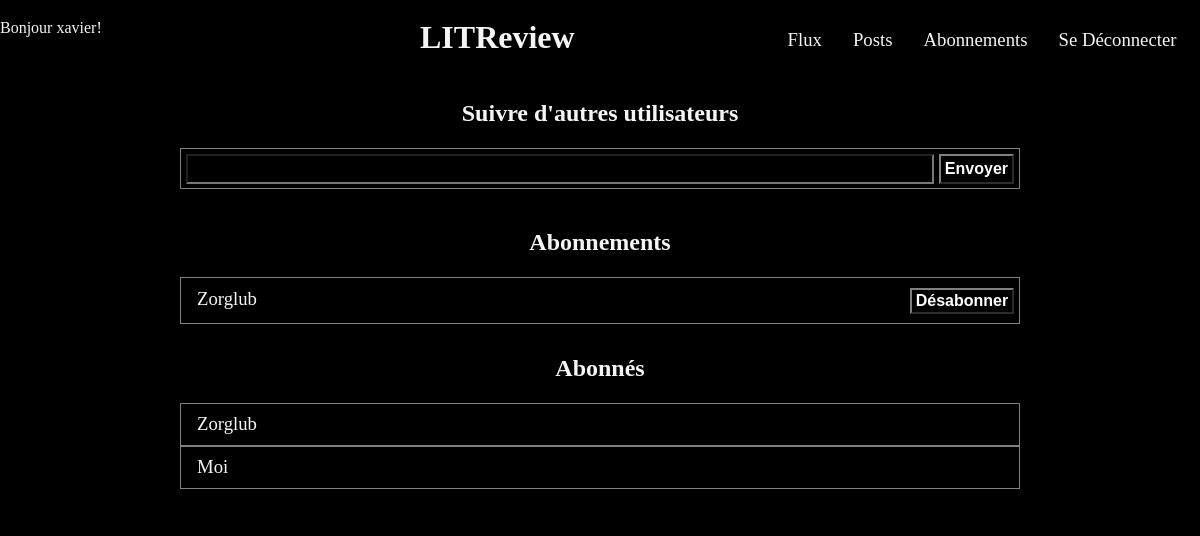
The app's page /followed/ (signed in), older data.
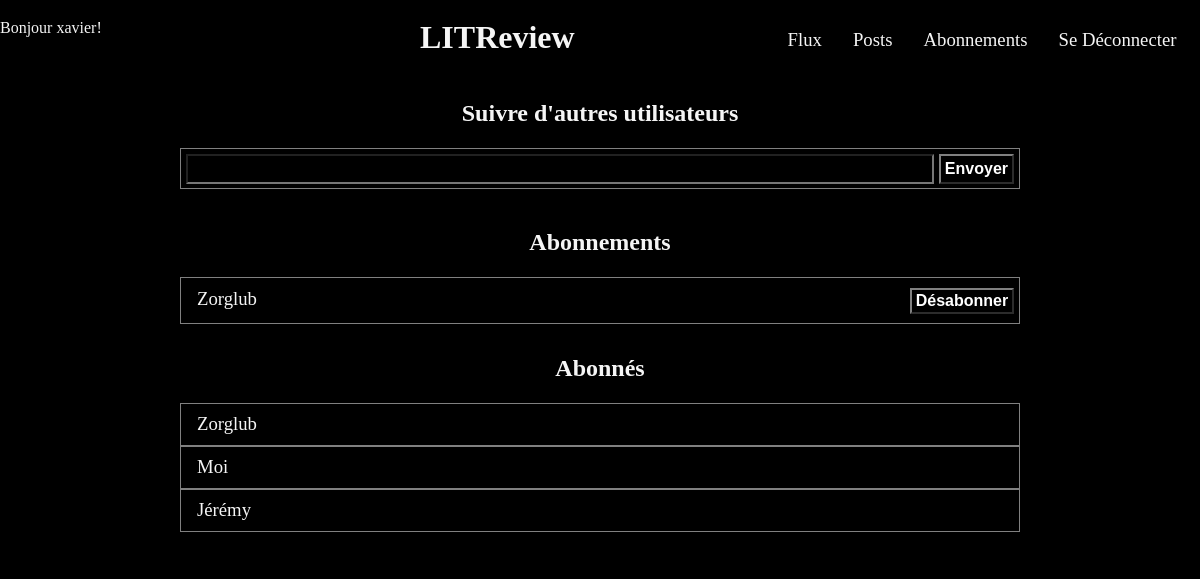
The same page, newer data.
### authentication/models.py (models this page shows)
class User(AbstractUser):
    pass

### review/views.py (the view, shortened to what this page needs)
# urls.py: path('followed/', review.views.followed, name='followed'),
@login_required
def followed(request):
    current_user = request.user
    followers = UserFollows.objects.filter(followed_user=current_user)
    followers = [follower.user for follower in followers]
    followeds = UserFollows.objects.filter(user=current_user)
    followeds = [followed.followed_user for followed in followeds]
    form = forms.FollowForm()
    context = {'form': form,'followers': followers, 'followeds': followeds}
    context["message"] = ""
    return render(request, 'review/followed.html', context=context)

### review/forms.py
class FollowForm(forms.Form):
    follow = forms.BooleanField(widget=forms.HiddenInput, initial=True)
    name = forms.CharField(max_length=8192)

### review/templates/review/followed.html (shortened to what this page needs)
{% extends 'base.html' %}
{% block content %}
    <section class="follower">
        <h2>Suivre d'autres utilisateurs</h2>
        <form method="post" class="follow">
            {{ form }}
            <button type="submit" id="follow">Envoyer</button>
        </form>
        <p>
        </p>
    </section>
    <section class="follower">
        <h2>Abonnements</h2>
        {% for followed in followeds %}
        <div class="follow">
            <p>{{ followed.username }}</p>
            <form method="post">
                <button type="submit" name="followed" value="{{ followed.username }}">Désabonner</button>
            </form>
        </div>
        {% endfor %}
    </section>
    <section class="follower">
        <h2>Abonnés</h2>
        {% for follower in followers %}
        <div class="follow">
            <p class="solo">{{ follower.username }}</p>
        </div>
        {% endfor %}
    </section>
{% endblock content %}

Row changes from the older to the newer data that the page shows:
now on this page (row edited): User: username "Jérémy", shown under "Abonnés"
